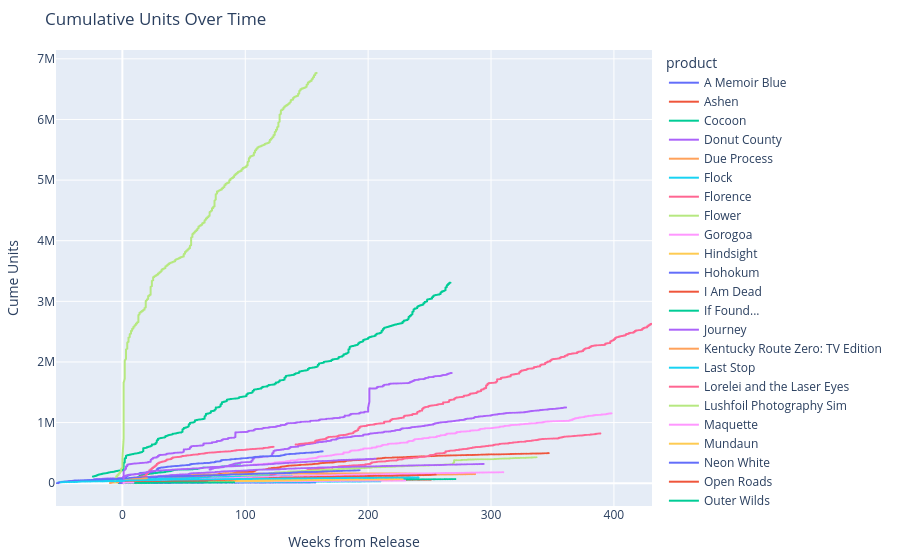

Notebook code cell kept with this figure:
### Code cell
import plotly.express as px

# Create the interactive line plot
fig = px.line(df, 
              x="Weeks_from_Release", 
              y="units", 
              color='product',
              title="Cumulative Units Over Time",
              labels={
                  "Weeks_from_Release": "Weeks from Release",
                  "units": "Cume Units"
              })

# Update the layout for better aesthetics
fig.update_layout(
    autosize=True,
    height=600,
    margin=dict(l=20, r=20, t=50, b=20),
    hovermode='closest'
)

# Save as HTML
fig.write_html("docs/cumulative_units_overtime.html")

# Show the interactive plot
fig.show()

### Figure 1 — Plotly figure (JSON) as saved in the notebook; plotly's stock layout.template omitted (floating-point values rounded to 4 significant figures; data arrays with more than 128 entries replaced by an {"elided": "..."} marker saying what was removed)
{"data": [{"hovertemplate": "product=A Memoir Blue<br>Weeks from Release=%{x}<br>Cume Units=%{y}<extra></extra>", "legendgroup": "A Memoir Blue", "line": {"color": "#636efa", "dash": "solid"}, "marker": {"symbol": "circle"}, "mode": "lines", "name": "A Memoir Blue", "showlegend": true, "type": "scattergl", "x": {"elided": "1220 int values"}, "xaxis": "x", "y": {"elided": "1220 int values"}, "yaxis": "y"}, {"hovertemplate": "product=Ashen<br>Weeks from Release=%{x}<br>Cume Units=%{y}<extra></extra>", "legendgroup": "Ashen", "line": {"color": "#EF553B", "dash": "solid"}, "marker": {"symbol": "circle"}, "mode": "lines", "name": "Ashen", "showlegend": true, "type": "scattergl", "x": {"elided": "2033 int values"}, "xaxis": "x", "y": {"elided": "2033 int values"}, "yaxis": "y"}, {"hovertemplate": "product=Cocoon<br>Weeks from Release=%{x}<br>Cume Units=%{y}<extra></extra>", "legendgroup": "Cocoon", "line": {"color": "#00cc96", "dash": "solid"}, "marker": {"symbol": "circle"}, "mode": "lines", "name": "Cocoon", "showlegend": true, "type": "scattergl", "x": {"elided": "694 int values"}, "xaxis": "x", "y": {"elided": "694 int values"}, "yaxis": "y"}, {"hovertemplate": "product=Donut County<br>Weeks from Release=%{x}<br>Cume Units=%{y}<extra></extra>", "legendgroup": "Donut County", "line": {"color": "#ab63fa", "dash": "solid"}, "marker": {"symbol": "circle"}, "mode": "lines", "name": "Donut County", "showlegend": true, "type": "scattergl", "x": {"elided": "2033 int values"}, "xaxis": "x", "y": {"elided": "2033 int values"}, "yaxis": "y"}, {"hovertemplate": "product=Due Process<br>Weeks from Release=%{x}<br>Cume Units=%{y}<extra></extra>", "legendgroup": "Due Process", "line": {"color": "#FFA15A", "dash": "solid"}, "marker": {"symbol": "circle"}, "mode": "lines", "name": "Due Process", "showlegend": true, "type": "scattergl", "x": {"elided": "1801 int values"}, "xaxis": "x", "y": {"elided": "1801 int values"}, "yaxis": "y"}, {"hovertemplate": "product=Flock<br>Weeks from Release=%{x}<br>Cume Units=%{y}<extra></extra>", "legendgroup": "Flock", "line": {"color": "#19d3f3", "dash": "solid"}, "marker": {"symbol": "circle"}, "mode": "lines", "name": "Flock", "showlegend": true, "type": "scattergl", "x": {"elided": "375 int values"}, "xaxis": "x", "y": {"elided": "375 int values"}, "yaxis": "y"}, {"hovertemplate": "product=Florence<br>Weeks from Release=%{x}<br>Cume Units=%{y}<extra></extra>", "legendgroup": "Florence", "line": {"color": "#FF6692", "dash": "solid"}, "marker": {"symbol": "circle"}, "mode": "lines", "name": "Florence", "showlegend": true, "type": "scattergl", "x": {"elided": "2033 int values"}, "xaxis": "x", "y": {"elided": "2033 int values"}, "yaxis": "y"}, {"hovertemplate": "product=Flower<br>Weeks from Release=%{x}<br>Cume Units=%{y}<extra></extra>", "legendgroup": "Flower", "line": {"color": "#B6E880", "dash": "solid"}, "marker": {"symbol": "circle"}, "mode": "lines", "name": "Flower", "showlegend": true, "type": "scattergl", "x": {"elided": "2033 int values"}, "xaxis": "x", "y": {"elided": "2033 int values"}, "yaxis": "y"}, {"hovertemplate": "product=Gorogoa<br>Weeks from Release=%{x}<br>Cume Units=%{y}<extra></extra>", "legendgroup": "Gorogoa", "line": {"color": "#FF97FF", "dash": "solid"}, "marker": {"symbol": "circle"}, "mode": "lines", "name": "Gorogoa", "showlegend": true, "type": "scattergl", "x": {"elided": "2033 int values"}, "xaxis": "x", "y": {"elided": "2033 int values"}, "yaxis": "y"}, {"hovertemplate": "product=Hindsight<br>Weeks from Release=%{x}<br>Cume Units=%{y}<extra></extra>", "legendgroup": "Hindsight", "line": {"color": "#FECB52", "dash": "solid"}, "marker": {"symbol": "circle"}, "mode": "lines", "name": "Hindsight", "showlegend": true, "type": "scattergl", "x": {"elided": "1087 int values"}, "xaxis": "x", "y": {"elided": "1087 int values"}, "yaxis": "y"}, {"hovertemplate": "product=Hohokum<br>Weeks from Release=%{x}<br>Cume Units=%{y}<extra></extra>", "legendgroup": "Hohokum", "line": {"color": "#636efa", "dash": "solid"}, "marker": {"symbol": "circle"}, "mode": "lines", "name": "Hohokum", "showlegend": true, "type": "scattergl", "x": {"elided": "1094 int values"}, "xaxis": "x", "y": {"elided": "1094 int values"}, "yaxis": "y"}, {"hovertemplate": "product=I Am Dead<br>Weeks from Release=%{x}<br>Cume Units=%{y}<extra></extra>", "legendgroup": "I Am Dead", "line": {"color": "#EF553B", "dash": "solid"}, "marker": {"symbol": "circle"}, "mode": "lines", "name": "I Am Dead", "showlegend": true, "type": "scattergl", "x": {"elided": "1766 int values"}, "xaxis": "x", "y": {"elided": "1766 int values"}, "yaxis": "y"}, {"hovertemplate": "product=If Found...<br>Weeks from Release=%{x}<br>Cume Units=%{y}<extra></extra>", "legendgroup": "If Found...", "line": {"color": "#00cc96", "dash": "solid"}, "marker": {"symbol": "circle"}, "mode": "lines", "name": "If Found...", "showlegend": true, "type": "scattergl", "x": {"elided": "1894 int values"}, "xaxis": "x", "y": {"elided": "1894 int values"}, "yaxis": "y"}, {"hovertemplate": "product=Journey<br>Weeks from Release=%{x}<br>Cume Units=%{y}<extra></extra>", "legendgroup": "Journey", "line": {"color": "#ab63fa", "dash": "solid"}, "marker": {"symbol": "circle"}, "mode": "lines", "name": "Journey", "showlegend": true, "type": "scattergl", "x": {"elided": "2033 int values"}, "xaxis": "x", "y": {"elided": "2033 int values"}, "yaxis": "y"}, {"hovertemplate": "product=Kentucky Route Zero: TV Edition<br>Weeks from Release=%{x}<br>Cume Units=%{y}<extra></extra>", "legendgroup": "Kentucky Route Zero: TV Edition", "line": {"color": "#FFA15A", "dash": "solid"}, "marker": {"symbol": "circle"}, "mode": "lines", "name": "Kentucky Route Zero: TV Edition", "showlegend": true, "type": "scattergl", "x": {"elided": "2020 int values"}, "xaxis": "x", "y": {"elided": "2020 int values"}, "yaxis": "y"}, {"hovertemplate": "product=Last Stop<br>Weeks from Release=%{x}<br>Cume Units=%{y}<extra></extra>", "legendgroup": "Last Stop", "line": {"color": "#19d3f3", "dash": "solid"}, "marker": {"symbol": "circle"}, "mode": "lines", "name": "Last Stop", "showlegend": true, "type": "scattergl", "x": {"elided": "1465 int values"}, "xaxis": "x", "y": {"elided": "1465 int values"}, "yaxis": "y"}, {"hovertemplate": "product=Lorelei and the Laser Eyes<br>Weeks from Release=%{x}<br>Cume Units=%{y}<extra></extra>", "legendgroup": "Lorelei and the Laser Eyes", "line": {"color": "#FF6692", "dash": "solid"}, "marker": {"symbol": "circle"}, "mode": "lines", "name": "Lorelei and the Laser Eyes", "showlegend": true, "type": "scattergl", "x": {"elided": "436 int values"}, "xaxis": "x", "y": {"elided": "436 int values"}, "yaxis": "y"}, {"hovertemplate": "product=Lushfoil Photography Sim<br>Weeks from Release=%{x}<br>Cume Units=%{y}<extra></extra>", "legendgroup": "Lushfoil Photography Sim", "line": {"color": "#B6E880", "dash": "solid"}, "marker": {"symbol": "circle"}, "mode": "lines", "name": "Lushfoil Photography Sim", "showlegend": true, "type": "scattergl", "x": [1, 1, 1, 1, 1, 1, 1, 2, 2, 2, 2, 2, 2, 2, 3, 3, 3, 3, 3, 3, 3, 4, 4, 4, 4, 4, 4, 4, 5, 5, 5, 5, 5, 5, 5, 6, 6, 6, 6, 6, 6, 6, 7, 7, 7, 7, 7, 7, 7, 8, 8, 8, 8, 8, 8, 8, 9, 9, 9, 9, 9, 9, 9, 10, 10, 10, 10, 10, 10, 10, 11, 11, 11, 11, 11, 11, 11, 12, 12, 12, 12, 12, 12, 12, 13, 13, 13, 13, 13, 13, 13, 14, 14, 14, 14, 14, 14, 14, 15, 15, 15, 15], "xaxis": "x", "y": [8064, 13774, 17031, 19586, 21794, 23783, 25248, 26716, 27913, 28874, 29869, 30782, 31668, 32478, 32982, 33226, 33525, 33795, 34054, 34277, 34475, 34652, 34880, 35180, 35464, 35803, 36091, 36286, 36458, 36632, 36767, 36973, 37141, 37303, 37414, 37501, 37599, 37718, 37869, 38025, 38164, 38281, 38373, 38474, 38565, 38688, 38838, 38984, 39084, 39187, 39278, 39384, 39522, 39669, 39786, 39887, 39990, 40099, 40185, 40306, 40423, 40519, 40609, 40686, 40777, 40863, 40960, 41057, 41173, 41245, 41316, 41384, 41846, 42445, 42871, 43286, 43599, 43815, 44039, 44220, 44418, 44671, 44899, 45164, 45448, 45793, 46167, 46465, 46707, 46873, 47000, 47144, 47373, 47540, 47727, 47927, 48103, 48267, 48418, 48556, 48656, 48656], "yaxis": "y"}, {"hovertemplate": "product=Maquette<br>Weeks from Release=%{x}<br>Cume Units=%{y}<extra></extra>", "legendgroup": "Maquette", "line": {"color": "#FF97FF", "dash": "solid"}, "marker": {"symbol": "circle"}, "mode": "lines", "name": "Maquette", "showlegend": true, "type": "scattergl", "x": {"elided": "1608 int values"}, "xaxis": "x", "y": {"elided": "1608 int values"}, "yaxis": "y"}, {"hovertemplate": "product=Mundaun<br>Weeks from Release=%{x}<br>Cume Units=%{y}<extra></extra>", "legendgroup": "Mundaun", "line": {"color": "#FECB52", "dash": "solid"}, "marker": {"symbol": "circle"}, "mode": "lines", "name": "Mundaun", "showlegend": true, "type": "scattergl", "x": {"elided": "1593 int values"}, "xaxis": "x", "y": {"elided": "1593 int values"}, "yaxis": "y"}, {"hovertemplate": "product=Neon White<br>Weeks from Release=%{x}<br>Cume Units=%{y}<extra></extra>", "legendgroup": "Neon White", "line": {"color": "#636efa", "dash": "solid"}, "marker": {"symbol": "circle"}, "mode": "lines", "name": "Neon White", "showlegend": true, "type": "scattergl", "x": {"elided": "1157 int values"}, "xaxis": "x", "y": {"elided": "1157 int values"}, "yaxis": "y"}, {"hovertemplate": "product=Open Roads<br>Weeks from Release=%{x}<br>Cume Units=%{y}<extra></extra>", "legendgroup": "Open Roads", "line": {"color": "#EF553B", "dash": "solid"}, "marker": {"symbol": "circle"}, "mode": "lines", "name": "Open Roads", "showlegend": true, "type": "scattergl", "x": {"elided": "485 int values"}, "xaxis": "x", "y": {"elided": "485 int values"}, "yaxis": "y"}, {"hovertemplate": "product=Outer Wilds<br>Weeks from Release=%{x}<br>Cume Units=%{y}<extra></extra>", "legendgroup": "Outer Wilds", "line": {"color": "#00cc96", "dash": "solid"}, "marker": {"symbol": "circle"}, "mode": "lines", "name": "Outer Wilds", "showlegend": true, "type": "scattergl", "x": {"elided": "2033 int values"}, "xaxis": "x", "y": {"elided": "2033 int values"}, "yaxis": "y"}, {"hovertemplate": "product=Sayonara Wild Hearts<br>Weeks from Release=%{x}<br>Cume Units=%{y}<extra></extra>", "legendgroup": "Sayonara Wild Hearts", "line": {"color": "#ab63fa", "dash": "solid"}, "marker": {"symbol": "circle"}, "mode": "lines", "name": "Sayonara Wild Hearts", "showlegend": true, "type": "scattergl", "x": {"elided": "2033 int values"}, "xaxis": "x", "y": {"elided": "2033 int values"}, "yaxis": "y"}, {"hovertemplate": "product=Skin Deep<br>Weeks from Release=%{x}<br>Cume Units=%{y}<extra></extra>", "legendgroup": "Skin Deep", "line": {"color": "#FFA15A", "dash": "solid"}, "marker": {"symbol": "circle"}, "mode": "lines", "name": "Skin Deep", "showlegend": true, "type": "scattergl", "x": [1, 1, 1, 1, 1, 1, 1, 2, 2, 2, 2, 2, 2, 2, 3, 3, 3, 3, 3, 3, 3, 4, 4, 4, 4, 4, 4, 4, 5, 5, 5, 5, 5, 5, 5, 6, 6, 6, 6, 6, 6, 6, 7, 7, 7, 7, 7, 7, 7, 8, 8, 8, 8, 8, 8, 8, 9, 9, 9, 9, 9, 9, 9, 10, 10, 10, 10, 10, 10, 10, 11, 11, 11, 11, 11, 11, 11, 12, 12, 12, 12, 12, 12, 12, 13, 13, 13], "xaxis": "x", "y": [5222, 8026, 10164, 11705, 12907, 13789, 14424, 15042, 15549, 16073, 16531, 17059, 17664, 18173, 18470, 18606, 18730, 18871, 19005, 19096, 19188, 19305, 19429, 19615, 19809, 19955, 20073, 20146, 20241, 20329, 20418, 20512, 20570, 20634, 20696, 20746, 20797, 20860, 20940, 21030, 21096, 21133, 21174, 21231, 21277, 21357, 21419, 21460, 21500, 21545, 21604, 21678, 21737, 21800, 21833, 21865, 21907, 22802, 23726, 24418, 24920, 25286, 25632, 25945, 26281, 26601, 26873, 27170, 27398, 27653, 28088, 28618, 28795, 28939, 29034, 29116, 29203, 29281, 29349, 29434, 29500, 29575, 29626, 29680, 29740, 29778, 29778], "yaxis": "y"}, {"hovertemplate": "product=Solar Ash<br>Weeks from Release=%{x}<br>Cume Units=%{y}<extra></extra>", "legendgroup": "Solar Ash", "line": {"color": "#19d3f3", "dash": "solid"}, "marker": {"symbol": "circle"}, "mode": "lines", "name": "Solar Ash", "showlegend": true, "type": "scattergl", "x": {"elided": "1346 int values"}, "xaxis": "x", "y": {"elided": "1346 int values"}, "yaxis": "y"}, {"hovertemplate": "product=Storyteller<br>Weeks from Release=%{x}<br>Cume Units=%{y}<extra></extra>", "legendgroup": "Storyteller", "line": {"color": "#FF6692", "dash": "solid"}, "marker": {"symbol": "circle"}, "mode": "lines", "name": "Storyteller", "showlegend": true, "type": "scattergl", "x": {"elided": "856 int values"}, "xaxis": "x", "y": {"elided": "856 int values"}, "yaxis": "y"}, {"hovertemplate": "product=Stray<br>Weeks from Release=%{x}<br>Cume Units=%{y}<extra></extra>", "legendgroup": "Stray", "line": {"color": "#B6E880", "dash": "solid"}, "marker": {"symbol": "circle"}, "mode": "lines", "name": "Stray", "showlegend": true, "type": "scattergl", "x": {"elided": "1150 int values"}, "xaxis": "x", "y": {"elided": "1150 int values"}, "yaxis": "y"}, {"hovertemplate": "product=Telling Lies<br>Weeks from Release=%{x}<br>Cume Units=%{y}<extra></extra>", "legendgroup": "Telling Lies", "line": {"color": "#FF97FF", "dash": "solid"}, "marker": {"symbol": "circle"}, "mode": "lines", "name": "Telling Lies", "showlegend": true, "type": "scattergl", "x": {"elided": "2033 int values"}, "xaxis": "x", "y": {"elided": "2033 int values"}, "yaxis": "y"}, {"hovertemplate": "product=The Artful Escape<br>Weeks from Release=%{x}<br>Cume Units=%{y}<extra></extra>", "legendgroup": "The Artful Escape", "line": {"color": "#FECB52", "dash": "solid"}, "marker": {"symbol": "circle"}, "mode": "lines", "name": "The Artful Escape", "showlegend": true, "type": "scattergl", "x": {"elided": "1416 int values"}, "xaxis": "x", "y": {"elided": "1416 int values"}, "yaxis": "y"}, {"hovertemplate": "product=The Pathless<br>Weeks from Release=%{x}<br>Cume Units=%{y}<extra></extra>", "legendgroup": "The Pathless", "line": {"color": "#636efa", "dash": "solid"}, "marker": {"symbol": "circle"}, "mode": "lines", "name": "The Pathless", "showlegend": true, "type": "scattergl", "x": {"elided": "1732 int values"}, "xaxis": "x", "y": {"elided": "1732 int values"}, "yaxis": "y"}, {"hovertemplate": "product=The Unfinished Swan<br>Weeks from Release=%{x}<br>Cume Units=%{y}<extra></extra>", "legendgroup": "The Unfinished Swan", "line": {"color": "#EF553B", "dash": "solid"}, "marker": {"symbol": "circle"}, "mode": "lines", "name": "The Unfinished Swan", "showlegend": true, "type": "scattergl", "x": {"elided": "1780 int values"}, "xaxis": "x", "y": {"elided": "1780 int values"}, "yaxis": "y"}, {"hovertemplate": "product=Thirsty Suitors<br>Weeks from Release=%{x}<br>Cume Units=%{y}<extra></extra>", "legendgroup": "Thirsty Suitors", "line": {"color": "#00cc96", "dash": "solid"}, "marker": {"symbol": "circle"}, "mode": "lines", "name": "Thirsty Suitors", "showlegend": true, "type": "scattergl", "x": {"elided": "632 int values"}, "xaxis": "x", "y": {"elided": "632 int values"}, "yaxis": "y"}, {"hovertemplate": "product=Twelve Minutes<br>Weeks from Release=%{x}<br>Cume Units=%{y}<extra></extra>", "legendgroup": "Twelve Minutes", "line": {"color": "#ab63fa", "dash": "solid"}, "marker": {"symbol": "circle"}, "mode": "lines", "name": "Twelve Minutes", "showlegend": true, "type": "scattergl", "x": {"elided": "1444 int values"}, "xaxis": "x", "y": {"elided": "1444 int values"}, "yaxis": "y"}, {"hovertemplate": "product=Wanderstop<br>Weeks from Release=%{x}<br>Cume Units=%{y}<extra></extra>", "legendgroup": "Wanderstop", "line": {"color": "#FFA15A", "dash": "solid"}, "marker": {"symbol": "circle"}, "mode": "lines", "name": "Wanderstop", "showlegend": true, "type": "scattergl", "x": {"elided": "137 int values"}, "xaxis": "x", "y": {"elided": "137 int values"}, "yaxis": "y"}, {"hovertemplate": "product=Wattam<br>Weeks from Release=%{x}<br>Cume Units=%{y}<extra></extra>", "legendgroup": "Wattam", "line": {"color": "#19d3f3", "dash": "solid"}, "marker": {"symbol": "circle"}, "mode": "lines", "name": "Wattam", "showlegend": true, "type": "scattergl", "x": {"elided": "2033 int values"}, "xaxis": "x", "y": {"elided": "2033 int values"}, "yaxis": "y"}, {"hovertemplate": "product=What Remains of Edith Finch<br>Weeks from Release=%{x}<br>Cume Units=%{y}<extra></extra>", "legendgroup": "What Remains of Edith Finch", "line": {"color": "#FF6692", "dash": "solid"}, "marker": {"symbol": "circle"}, "mode": "lines", "name": "What Remains of Edith Finch", "showlegend": true, "type": "scattergl", "x": {"elided": "2033 int values"}, "xaxis": "x", "y": {"elided": "2033 int values"}, "yaxis": "y"}, {"hovertemplate": "product=Wheel World<br>Weeks from Release=%{x}<br>Cume Units=%{y}<extra></extra>", "legendgroup": "Wheel World", "line": {"color": "#B6E880", "dash": "solid"}, "marker": {"symbol": "circle"}, "mode": "lines", "name": "Wheel World", "showlegend": true, "type": "scattergl", "x": [1, 1, 1], "xaxis": "x", "y": [3049, 4674, 4674], "yaxis": "y"}, {"hovertemplate": "product=to a T<br>Weeks from Release=%{x}<br>Cume Units=%{y}<extra></extra>", "legendgroup": "to a T", "line": {"color": "#FF97FF", "dash": "solid"}, "marker": {"symbol": "circle"}, "mode": "lines", "name": "to a T", "showlegend": true, "type": "scattergl", "x": [1, 1, 1, 1, 1, 1, 1, 2, 2, 2, 2, 2, 2, 2, 3, 3, 3, 3, 3, 3, 3, 4, 4, 4, 4, 4, 4, 4, 5, 5, 5, 5, 5, 5, 5, 6, 6, 6, 6, 6, 6, 6, 7, 7, 7, 7, 7, 7, 7, 8, 8, 8, 8, 8, 8, 8, 9, 9, 9], "xaxis": "x", "y": [2251, 3417, 4121, 4624, 4978, 5229, 5443, 5650, 5825, 6026, 6250, 6462, 6611, 6750, 6843, 6906, 6978, 7060, 7133, 7193, 7226, 7269, 7315, 7365, 7403, 7439, 7468, 7492, 7510, 7558, 7593, 7624, 7664, 7696, 7716, 7734, 7760, 7784, 7812, 7836, 7860, 7876, 7891, 7907, 7927, 7942, 7962, 7978, 7992, 8073, 8116, 8152, 8208, 8242, 8279, 8316, 8338, 8359, 8359], "yaxis": "y"}], "layout": {"autosize": true, "hovermode": "closest", "legend": {"title": {"text": "product"}, "tracegroupgap": 0}, "margin": {"b": 20, "l": 20, "r": 20, "t": 50}, "title": {"text": "Cumulative Units Over Time"}, "xaxis": {"anchor": "y", "autorange": true, "domain": [0, 1], "range": [-54, 431], "title": {"text": "Weeks from Release"}, "type": "linear"}, "yaxis": {"anchor": "x", "autorange": true, "domain": [0, 1], "range": [-376100.0, 7146000.0], "title": {"text": "Cume Units"}, "type": "linear"}}}
